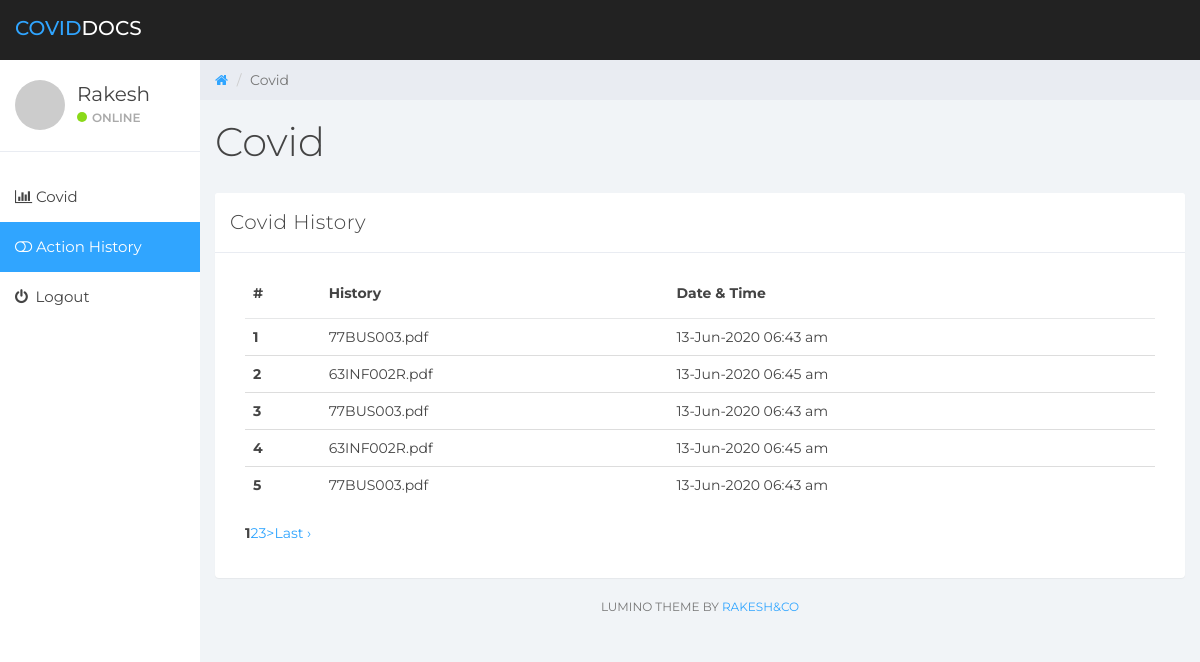
Screenshot of /file-history/0 with the database file from the repository.
### tables this page shows
CREATE TABLE `histories` (
  `id` int(11) NOT NULL,
  `covid_id` int(10) NOT NULL,
  `filename` varchar(255) NOT NULL,
  `created_at` timestamp NOT NULL DEFAULT current_timestamp()
);

### application/controllers/Home.php (called while the page is built, shortened)
<?php
class Home extends CI_Controller {
	public function __construct() {
        $this->load->model(array('Webservice_model'));
    }
	public function file_history() {
		$offset=$this->uri->segment('2');
		$perpage=5;
		$data['history']=$this->Webservice_model->get_history_limits($perpage,$offset);
		$this->load->library('pagination');
		$data['admin']=$this->Webservice_model->admin_get();
		$data['active']="2";
		$this->load->view('home/history',$data);
	}
}

### index.php (called while the page is built, shortened)
<?php
require_once BASEPATH.'core/CodeIgniter.php';

### application/models/Webservice_model.php (called while the page is built, shortened)
<?php
class Webservice_model extends CI_Model {
    public function admin_get() {
        $this->db->select('*');
        $this->db->from('admin');
        $query = $this->db->get();
        if ($query->num_rows() > 0) {
            $row = $query->row();
            return $row;
        }
        return false;;
    }
    public function get_history() {
        $this->db->select("*");
        $this->db->from("histories");
        $query = $this->db->get();
        return $query->result();
    }
    public function get_history_limits($perpage,$offset) {
        $this->db->select("*");
        $this->db->limit($perpage);
        $this->db->offset($offset);
        $this->db->from("histories");
        $query = $this->db->get();
        return $query->result();
    }
}

### application/views/home/history.php (the view, shortened to what this page needs)
<!DOCTYPE html>
<html>
<head>
	<link href="<?php echo base_url();?>assets/css/bootstrap.min.css" rel="stylesheet">
	<link href="<?php echo base_url();?>assets/css/font-awesome.min.css" rel="stylesheet">
	<link href="<?php echo base_url();?>assets/css/datepicker3.css" rel="stylesheet">
	<link href="<?php echo base_url();?>assets/css/styles.css" rel="stylesheet">
</head>
<body>
	<nav class="navbar navbar-custom navbar-fixed-top" role="navigation">
		<div class="container-fluid">
			<div class="navbar-header">
				<a class="navbar-brand" href="#"><span>Covid</span>Docs</a>
			</div>
		</div>
	</nav>
	<div id="sidebar-collapse" class="col-sm-3 col-lg-2 sidebar">
		<div class="profile-sidebar">
			<div class="profile-userpic">
				<img src="http://placehold.it/50/30a5ff/fff" class="img-responsive" alt="">
			</div>
			<div class="profile-usertitle">
				<div class="profile-usertitle-name"><?php echo $admin->name; ?></div>
				<div class="profile-usertitle-status"><span class="indicator label-success"></span>Online</div>
			</div>
		</div>
		<ul class="nav menu">
        <li class="<?php echo ($active=='1') ? "active" :"" ?>"><a href="<?php echo base_url(); ?>home"><em class="fa fa-bar-chart">&nbsp;</em>Covid</a></li>
			<li class="<?php echo ($active=='2') ? "active" :"" ?>"><a href="<?php echo base_url(); ?>file-history/0"><em class="fa fa-toggle-off">&nbsp;</em>Action History</a></li>
			<li><a href="#"><em class="fa fa-power-off">&nbsp;</em> Logout</a></li>
		</ul>
	</div>
	<div class="col-sm-9 col-sm-offset-3 col-lg-10 col-lg-offset-2 main">
		<div class="row">
			<ol class="breadcrumb">
				<li><a href="#">
					<em class="fa fa-home"></em>
				</a></li>
				<li class="active">Covid</li>
			</ol>
		</div>
		<div class="row">
			<div class="col-lg-12">
				<h1 class="page-header">Covid</h1>
			</div>
		</div>
		<div class="row">
			<div class="col-lg-12">
				<div class="panel panel-default">
					<div class="panel-heading">Covid History</div>
					<div class="panel-body">
						<div class="col-md-12">
						<table class="table">
							<thead>
								<tr>
								<th scope="col">#</th>
								<th scope="col">History</th>
								<th scope="col">Date & Time</th>
								</tr>
							</thead>
							<tbody>
								<?php foreach($history as $key=>$record) { ?>
								<tr>
								<th scope="row"><?php echo $key+1; ?></th>
								<td><?php echo $record->filename; ?></td>
								<td>
								<?php echo date('d-M-Y H:i a',strtotime($record->created_at)); ?>
								</td>
								</tr>
								<?php } ?>
							</tbody>
							</table>
                            <?php echo $this->pagination->create_links(); ?>
							<br />
							<br />
						</div>
					</div>
				</div>
			</div>
			<div class="col-sm-12">
				<p class="back-link">Lumino Theme by <a href="https://www.medialoot.com">Rakesh&Co</a></p>
			</div>
		</div>
	</div>
</body>
</html>

### assets/css/styles.css (style rules this page uses)
body { background: #f1f4f7; padding-top: 60px; font-size: 14px; color: #444444; font-family: "Montserrat", "Helvetica Neue", Helvetica, Arial, sans-serif; }
p { color: #777; }
a, a:hover, a:focus { color: #30a5ff; }
h1, h2, h3, h4, h5, h6 { color: #444444; }
h1 { font-weight: 300; font-size: 40px; }
.navbar-custom { background: #222; height: 60px; }
.navbar-header .navbar-brand { color: #fff; font-size: 20px; text-transform: uppercase; font-weight: 500; height: 60px; padding-top: 18px; }
.navbar-header .navbar-brand span { color: #30a5ff; }
.label-success { background-color: #8ad919; }
.panel { border: 0; }
.panel-heading { font-size: 20px; font-weight: 300; letter-spacing: 0.025em; height: 60px; line-height: 38px; }
.panel-default .panel-heading { background: #fff; border-bottom: 1px solid #e9ecf2; color: #444444; }
.navbar { border: 0; }
.sidebar { display: block; padding: 0; display: none; box-shadow: none; background: #fff; }
.sidebar ul { margin: 20px 0px; }
@media (min-width: 768px) { .sidebar { display: block; position: fixed; top: 60px; bottom: 0; left: 0; z-index: 1000; display: block; margin: 0; padding: 0; overflow-x: hidden; overflow-y: auto; } }
@media (min-width: 768px) { .navbar-header { width: 100%; } }
.sidebar ul.nav .active a, .sidebar ul.nav li.parent a.active, .sidebar ul.nav .active > a:hover, .sidebar ul.nav li.parent a.active:hover, .sidebar ul.nav .active > a:focus, .sidebar ul.nav li.parent a.active:focus { color: #fff; background-color: #30a5ff; }
.sidebar ul.nav li a { height: 50px; font-size: 15px; line-height: 2em; color: #444444; }
.profile-sidebar { padding: 10px 0; border-bottom: 1px solid #e9ecf2; }
.indicator { width: 10px; height: 10px; display: inline-block; border-radius: 9999px; margin-right: 5px; }
.profile-userpic img { float: left; margin: 10px 0px 0px 15px; width: 50px; height: 50px; border-radius: 9999px !important; }
.profile-usertitle { float: left; text-align: left; margin: 10px 0 0 12px; }
.profile-usertitle-name { font-size: 20px; margin-bottom: 0px; }
.profile-usertitle-status { text-transform: uppercase; color: #AAA; font-size: 12px; font-weight: 600; margin-bottom: 15px; }
.breadcrumb { border-radius: 0; padding: 10px 15px 10px 15px; background: #e9ecf2; margin: 0; }
h1.page-header { margin-top: 20px; border-bottom: 0; }
.table { background: #fff; }
.table > thead > tr > th { border-bottom: 1px solid #e6e7e8; vertical-align: middle; height: 50px; }
p.back-link { text-align: center; margin-bottom: 20px; font-size: 12px; text-transform: uppercase; }

### rows the page displays
histories: filename "77BUS003.pdf", created_at "13-Jun-2020 06:43 am"
histories: filename "63INF002R.pdf", created_at "13-Jun-2020 06:45 am"
histories: filename "77BUS003.pdf", created_at "13-Jun-2020 06:43 am"
histories: filename "63INF002R.pdf", created_at "13-Jun-2020 06:45 am"
histories: filename "77BUS003.pdf", created_at "13-Jun-2020 06:43 am"

### other values shown
$admin->name "Rakesh"
$this->pagination->create_links() "1 2 3 > Last ›"
